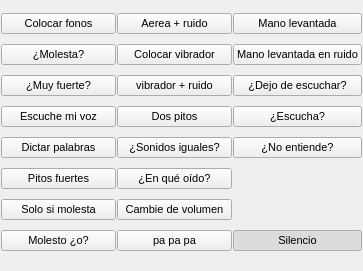
<?xml version="1.0" encoding="UTF-8"?>
<ui version="4.0">
 <class>Form</class>
 <widget class="QWidget" name="Form">
  <property name="geometry">
   <rect>
    <x>0</x>
    <y>0</y>
    <width>363</width>
    <height>271</height>
   </rect>
  </property>
  <property name="windowTitle">
   <string>Form</string>
  </property>
  <layout class="QGridLayout" name="gridLayout">
   <property name="leftMargin">
    <number>1</number>
   </property>
   <property name="topMargin">
    <number>4</number>
   </property>
   <property name="rightMargin">
    <number>1</number>
   </property>
   <property name="bottomMargin">
    <number>4</number>
   </property>
   <property name="spacing">
    <number>1</number>
   </property>
   <item row="14" column="2">
    <widget class="QPushButton" name="btn_act19">
     <property name="font">
      <font>
       <pointsize>8</pointsize>
      </font>
     </property>
     <property name="toolTip">
      <string>&lt;html&gt;&lt;head/&gt;&lt;body&gt;&lt;p&gt;&lt;span style=&quot; background-color:transparent;&quot;&gt;Silencio&lt;/span&gt;&lt;/p&gt;&lt;/body&gt;&lt;/html&gt;</string>
     </property>
     <property name="text">
      <string>Silencio</string>
     </property>
     <property name="checkable">
      <bool>true</bool>
     </property>
     <property name="checked">
      <bool>true</bool>
     </property>
     <property name="autoExclusive">
      <bool>true</bool>
     </property>
     <attribute name="buttonGroup">
      <string notr="true">buttonGroup</string>
     </attribute>
    </widget>
   </item>
   <item row="10" column="0">
    <widget class="QPushButton" name="btn_act5">
     <property name="font">
      <font>
       <pointsize>8</pointsize>
      </font>
     </property>
     <property name="toolTip">
      <string>&lt;html&gt;&lt;head/&gt;&lt;body&gt;&lt;p&gt;&lt;span style=&quot; background-color:transparent;&quot;&gt;AHORA LE VOY A DICTAR UNAS PALABRAS, NECESITO QUE LAS REPITA EN VOZ ALTA Y REPITA SOLO LO QUE ENTIENDA. &lt;/span&gt;&lt;/p&gt;&lt;/body&gt;&lt;/html&gt;</string>
     </property>
     <property name="text">
      <string>Dictar palabras</string>
     </property>
     <property name="checkable">
      <bool>true</bool>
     </property>
     <property name="autoExclusive">
      <bool>true</bool>
     </property>
     <attribute name="buttonGroup">
      <string notr="true">buttonGroup</string>
     </attribute>
    </widget>
   </item>
   <item row="6" column="0">
    <widget class="QPushButton" name="btn_act8">
     <property name="font">
      <font>
       <pointsize>8</pointsize>
      </font>
     </property>
     <property name="toolTip">
      <string>&lt;html&gt;&lt;head/&gt;&lt;body&gt;&lt;p&gt;&lt;span style=&quot; background-color:transparent;&quot;&gt;¿MOLESTA CUANDO LE HABLO?&lt;/span&gt;&lt;/p&gt;&lt;/body&gt;&lt;/html&gt;</string>
     </property>
     <property name="text">
      <string>¿Molesta?</string>
     </property>
     <property name="checkable">
      <bool>true</bool>
     </property>
     <property name="autoExclusive">
      <bool>true</bool>
     </property>
     <attribute name="buttonGroup">
      <string notr="true">buttonGroup</string>
     </attribute>
    </widget>
   </item>
   <item row="12" column="0">
    <widget class="QPushButton" name="btn_act2">
     <property name="font">
      <font>
       <pointsize>8</pointsize>
      </font>
     </property>
     <property name="toolTip">
      <string>&lt;html&gt;&lt;head/&gt;&lt;body&gt;&lt;p&gt;&lt;span style=&quot; background-color:transparent;&quot;&gt;AHORA LE VOY A COLOCAR UNOS PITOS FUERTES, VAN A HACER TODOS FUERTES E IRÁN AUMENTANDO EN VOLUMEN, SERÁN CADA VEZ MÁS FUERTES. NECESITO QUE ME AVISE SI ALGUNO DE ESOS PITOS FUERTES A USTED LE MOLESTA. &lt;/span&gt;&lt;/p&gt;&lt;/body&gt;&lt;/html&gt;</string>
     </property>
     <property name="text">
      <string>Pitos fuertes</string>
     </property>
     <property name="checkable">
      <bool>true</bool>
     </property>
     <property name="autoExclusive">
      <bool>true</bool>
     </property>
     <attribute name="buttonGroup">
      <string notr="true">buttonGroup</string>
     </attribute>
    </widget>
   </item>
   <item row="4" column="0">
    <widget class="QPushButton" name="btn_act1">
     <property name="font">
      <font>
       <pointsize>8</pointsize>
      </font>
     </property>
     <property name="toolTip">
      <string>&lt;html&gt;&lt;head/&gt;&lt;body&gt;&lt;p&gt;&lt;span style=&quot; background-color:transparent;&quot;&gt;LE VOY A COLOCAR ESTOS FONOS, POR ESTOS FONOS USTED VA A ESCUCHAR UNOS PITOS, CADA PITO QUE ESCUCHE NECESITO QUE LEVANTE LA MANO, AUNQUE SUENEN MUY PEQUEÑOS, ME AVISA TODOS LOS PITOS QUE ESCUCHE. &lt;/span&gt;&lt;/p&gt;&lt;/body&gt;&lt;/html&gt;</string>
     </property>
     <property name="text">
      <string>Colocar fonos</string>
     </property>
     <property name="checkable">
      <bool>true</bool>
     </property>
     <property name="autoExclusive">
      <bool>true</bool>
     </property>
     <attribute name="buttonGroup">
      <string notr="true">buttonGroup</string>
     </attribute>
    </widget>
   </item>
   <item row="8" column="0">
    <widget class="QPushButton" name="btn_act7">
     <property name="font">
      <font>
       <pointsize>8</pointsize>
      </font>
     </property>
     <property name="toolTip">
      <string>&lt;html&gt;&lt;head/&gt;&lt;body&gt;&lt;p&gt;&lt;span style=&quot; background-color:transparent;&quot;&gt;¿ESTA MUY FUERTE MI VOZ?&lt;/span&gt;&lt;/p&gt;&lt;/body&gt;&lt;/html&gt;</string>
     </property>
     <property name="text">
      <string>¿Muy fuerte?</string>
     </property>
     <property name="checkable">
      <bool>true</bool>
     </property>
     <property name="autoExclusive">
      <bool>true</bool>
     </property>
     <attribute name="buttonGroup">
      <string notr="true">buttonGroup</string>
     </attribute>
    </widget>
   </item>
   <item row="13" column="0">
    <widget class="QPushButton" name="btn_act3">
     <property name="font">
      <font>
       <pointsize>8</pointsize>
      </font>
     </property>
     <property name="toolTip">
      <string>&lt;html&gt;&lt;head/&gt;&lt;body&gt;&lt;p&gt;&lt;span style=&quot; background-color:transparent;&quot;&gt;SOLO SI MOLESTA EL PITO FUERTE LEVANTE LA MANO. &lt;/span&gt;&lt;/p&gt;&lt;/body&gt;&lt;/html&gt;</string>
     </property>
     <property name="text">
      <string>Solo si molesta</string>
     </property>
     <property name="checkable">
      <bool>true</bool>
     </property>
     <property name="autoExclusive">
      <bool>true</bool>
     </property>
     <attribute name="buttonGroup">
      <string notr="true">buttonGroup</string>
     </attribute>
    </widget>
   </item>
   <item row="14" column="0">
    <widget class="QPushButton" name="pushButton">
     <property name="font">
      <font>
       <pointsize>8</pointsize>
      </font>
     </property>
     <property name="toolTip">
      <string>&lt;html&gt;&lt;head/&gt;&lt;body&gt;&lt;p&gt;&lt;span style=&quot; background-color:transparent;&quot;&gt;¿ESE SONIDO LE MOLESTO O SOLO LO ESCUCHO FUERTE?&lt;/span&gt;&lt;/p&gt;&lt;/body&gt;&lt;/html&gt;</string>
     </property>
     <property name="text">
      <string>Molesto ¿o?</string>
     </property>
     <property name="checkable">
      <bool>true</bool>
     </property>
     <property name="autoExclusive">
      <bool>true</bool>
     </property>
     <attribute name="buttonGroup">
      <string notr="true">buttonGroup</string>
     </attribute>
    </widget>
   </item>
   <item row="9" column="0">
    <widget class="QPushButton" name="btn_act4">
     <property name="font">
      <font>
       <pointsize>8</pointsize>
      </font>
     </property>
     <property name="toolTip">
      <string>&lt;html&gt;&lt;head/&gt;&lt;body&gt;&lt;p&gt;&lt;span style=&quot; background-color:transparent;&quot;&gt;APENAS ESCUCHE MI VOZ, LEVANTE LA MANO. &lt;/span&gt;&lt;/p&gt;&lt;/body&gt;&lt;/html&gt;</string>
     </property>
     <property name="text">
      <string>Escuche mi voz</string>
     </property>
     <property name="checkable">
      <bool>true</bool>
     </property>
     <property name="autoExclusive">
      <bool>true</bool>
     </property>
     <attribute name="buttonGroup">
      <string notr="true">buttonGroup</string>
     </attribute>
    </widget>
   </item>
   <item row="8" column="1">
    <widget class="QPushButton" name="btn_act18">
     <property name="font">
      <font>
       <pointsize>8</pointsize>
      </font>
     </property>
     <property name="toolTip">
      <string>&lt;html&gt;&lt;head/&gt;&lt;body&gt;&lt;p&gt;&lt;span style=&quot; background-color:transparent;&quot;&gt;LE VOY A COLOCAR ESTE APARATO DETRÁS DE SU OREJA, NECESITO QUE ME AVISE LOS PITOS AUNQUE SUENEN MUY BAJITOS. POR LA OTRA OREJA VA UN RUIDO, A ESE RUIDO NECESITO QUE NO LE HAGA CASO Y ME SIGA AVISANDO LOS PITOS QUE ESCUCHE.&lt;/span&gt;&lt;/p&gt;&lt;/body&gt;&lt;/html&gt;</string>
     </property>
     <property name="text">
      <string>vibrador + ruido</string>
     </property>
     <property name="checkable">
      <bool>true</bool>
     </property>
     <property name="autoExclusive">
      <bool>true</bool>
     </property>
     <attribute name="buttonGroup">
      <string notr="true">buttonGroup</string>
     </attribute>
    </widget>
   </item>
   <item row="6" column="1">
    <widget class="QPushButton" name="btn_act17">
     <property name="font">
      <font>
       <pointsize>8</pointsize>
      </font>
     </property>
     <property name="toolTip">
      <string>&lt;html&gt;&lt;head/&gt;&lt;body&gt;&lt;p&gt;&lt;span style=&quot; background-color:transparent;&quot;&gt;LE VOY A COLOCAR ESTE APARATO DETRÁS DE SU OREJA, NECESITO QUE ME AVISE LOS PITOS IGUAL QUE AL COMIENZO DEL EXAMEN, AUNQUE SUENEN MUY BAJOS.&lt;/span&gt;&lt;/p&gt;&lt;/body&gt;&lt;/html&gt;</string>
     </property>
     <property name="text">
      <string>Colocar vibrador</string>
     </property>
     <property name="checkable">
      <bool>true</bool>
     </property>
     <property name="autoExclusive">
      <bool>true</bool>
     </property>
     <attribute name="buttonGroup">
      <string notr="true">buttonGroup</string>
     </attribute>
    </widget>
   </item>
   <item row="4" column="1">
    <widget class="QPushButton" name="pushButton_2">
     <property name="font">
      <font>
       <pointsize>8</pointsize>
      </font>
     </property>
     <property name="toolTip">
      <string>&lt;html&gt;&lt;head/&gt;&lt;body&gt;&lt;p&gt;&lt;span style=&quot; background-color:transparent;&quot;&gt;AHORA VA ESCUCHAR UN RUIDO POR LA OTRA OREJITA, NECESITO QUE NO LE HAGA CASO A ESE RUIDO Y ME SIGA AVISANDO LOS SONIDOS DE ESTA OREJITA&lt;/span&gt;&lt;/p&gt;&lt;/body&gt;&lt;/html&gt;</string>
     </property>
     <property name="text">
      <string>Aerea + ruido</string>
     </property>
     <property name="checkable">
      <bool>true</bool>
     </property>
     <property name="autoExclusive">
      <bool>true</bool>
     </property>
     <attribute name="buttonGroup">
      <string notr="true">buttonGroup</string>
     </attribute>
    </widget>
   </item>
   <item row="9" column="1">
    <widget class="QPushButton" name="btn_act12">
     <property name="font">
      <font>
       <pointsize>8</pointsize>
      </font>
     </property>
     <property name="toolTip">
      <string>&lt;html&gt;&lt;head/&gt;&lt;body&gt;&lt;p&gt;&lt;span style=&quot; background-color:transparent;&quot;&gt;VA A ESCUCHAR DOS PITOS, DE FORMA ALTERNADA, UN OÍDO PRIMERO Y OTRO DESPUÉS. NECESITO QUE ME DIGA SI LOS ESCUCHA IGUAL EN VOLUMEN O UNO MÁS FUERTE QUE OTRO. &lt;/span&gt;&lt;/p&gt;&lt;/body&gt;&lt;/html&gt;</string>
     </property>
     <property name="text">
      <string>Dos pitos</string>
     </property>
     <property name="checkable">
      <bool>true</bool>
     </property>
     <property name="autoExclusive">
      <bool>true</bool>
     </property>
     <attribute name="buttonGroup">
      <string notr="true">buttonGroup</string>
     </attribute>
    </widget>
   </item>
   <item row="10" column="1">
    <widget class="QPushButton" name="btn_act14">
     <property name="font">
      <font>
       <pointsize>8</pointsize>
      </font>
     </property>
     <property name="toolTip">
      <string>&lt;html&gt;&lt;head/&gt;&lt;body&gt;&lt;p&gt;&lt;span style=&quot; background-color:transparent;&quot;&gt;¿LOS ESCUCHO IGUALES? &lt;/span&gt;&lt;/p&gt;&lt;/body&gt;&lt;/html&gt;</string>
     </property>
     <property name="text">
      <string>¿Sonidos iguales?</string>
     </property>
     <property name="checkable">
      <bool>true</bool>
     </property>
     <property name="autoExclusive">
      <bool>true</bool>
     </property>
     <attribute name="buttonGroup">
      <string notr="true">buttonGroup</string>
     </attribute>
    </widget>
   </item>
   <item row="13" column="1">
    <widget class="QPushButton" name="btn_act15">
     <property name="font">
      <font>
       <pointsize>8</pointsize>
      </font>
     </property>
     <property name="toolTip">
      <string>&lt;html&gt;&lt;head/&gt;&lt;body&gt;&lt;p&gt;&lt;span style=&quot; background-color:transparent;&quot;&gt;VA ESCUCHAR UN PITO DE FORMA CONTINUA. NECESITO QUE ME AVISE CUANDO ESE PITO CAMBIE DE VOLUMEN LEVANTANDO LA MANO CADA VEZ QUE OCURRA. &lt;/span&gt;&lt;/p&gt;&lt;/body&gt;&lt;/html&gt;</string>
     </property>
     <property name="text">
      <string>Cambie de volumen</string>
     </property>
     <property name="checkable">
      <bool>true</bool>
     </property>
     <property name="autoExclusive">
      <bool>true</bool>
     </property>
     <attribute name="buttonGroup">
      <string notr="true">buttonGroup</string>
     </attribute>
    </widget>
   </item>
   <item row="12" column="1">
    <widget class="QPushButton" name="btn_act13">
     <property name="font">
      <font>
       <pointsize>8</pointsize>
      </font>
     </property>
     <property name="toolTip">
      <string>&lt;html&gt;&lt;head/&gt;&lt;body&gt;&lt;p&gt;&lt;span style=&quot; background-color:transparent;&quot;&gt;¿QUÉ OÍDO ESCUCHO MÁS FUERTE?&lt;/span&gt;&lt;/p&gt;&lt;/body&gt;&lt;/html&gt;</string>
     </property>
     <property name="text">
      <string>¿En qué oído?</string>
     </property>
     <property name="checkable">
      <bool>true</bool>
     </property>
     <property name="autoExclusive">
      <bool>true</bool>
     </property>
     <attribute name="buttonGroup">
      <string notr="true">buttonGroup</string>
     </attribute>
    </widget>
   </item>
   <item row="9" column="2">
    <widget class="QPushButton" name="btn_act6">
     <property name="font">
      <font>
       <pointsize>8</pointsize>
      </font>
     </property>
     <property name="toolTip">
      <string>&lt;html&gt;&lt;head/&gt;&lt;body&gt;&lt;p&gt;&lt;span style=&quot; background-color:transparent;&quot;&gt;¿ME ESCUCHA?&lt;/span&gt;&lt;/p&gt;&lt;/body&gt;&lt;/html&gt;</string>
     </property>
     <property name="text">
      <string>¿Escucha?</string>
     </property>
     <property name="checkable">
      <bool>true</bool>
     </property>
     <property name="autoExclusive">
      <bool>true</bool>
     </property>
     <attribute name="buttonGroup">
      <string notr="true">buttonGroup</string>
     </attribute>
    </widget>
   </item>
   <item row="8" column="2">
    <widget class="QPushButton" name="btn_act11">
     <property name="font">
      <font>
       <pointsize>8</pointsize>
      </font>
     </property>
     <property name="toolTip">
      <string>&lt;html&gt;&lt;head/&gt;&lt;body&gt;&lt;p&gt;&lt;span style=&quot; background-color:transparent;&quot;&gt;¿LO DEJÓ DE ESCUCHAR?&lt;/span&gt;&lt;/p&gt;&lt;/body&gt;&lt;/html&gt;</string>
     </property>
     <property name="text">
      <string>¿Dejo de escuchar?</string>
     </property>
     <property name="checkable">
      <bool>true</bool>
     </property>
     <property name="autoExclusive">
      <bool>true</bool>
     </property>
     <attribute name="buttonGroup">
      <string notr="true">buttonGroup</string>
     </attribute>
    </widget>
   </item>
   <item row="6" column="2">
    <widget class="QPushButton" name="btn_act16">
     <property name="font">
      <font>
       <pointsize>8</pointsize>
      </font>
     </property>
     <property name="toolTip">
      <string>&lt;html&gt;&lt;head/&gt;&lt;body&gt;&lt;p&gt;&lt;span style=&quot; background-color:transparent;&quot;&gt;VA SENTIR UN RUIDO FUERTE POR EL OÍDO Y UN PITO POR EL MISMO OÍDO, NECESITO QUE MANTENGA LA MANO LEVANTADA TODO EL MOMENTO QUE ESCUCHE EL PITO, SOLO SI LO DEJA DE ESCUCHAR EL PITO BAJARÁ LA MANO, SI ESCUCHA MÁS BAJO EL PITO MANTENGA LA MANO LEVANTADA. &lt;/span&gt;&lt;/p&gt;&lt;/body&gt;&lt;/html&gt;</string>
     </property>
     <property name="text">
      <string>Mano levantada en ruido</string>
     </property>
     <property name="checkable">
      <bool>true</bool>
     </property>
     <property name="autoExclusive">
      <bool>true</bool>
     </property>
     <attribute name="buttonGroup">
      <string notr="true">buttonGroup</string>
     </attribute>
    </widget>
   </item>
   <item row="4" column="2">
    <widget class="QPushButton" name="btn_act10">
     <property name="font">
      <font>
       <pointsize>8</pointsize>
      </font>
     </property>
     <property name="toolTip">
      <string>&lt;html&gt;&lt;head/&gt;&lt;body&gt;&lt;p&gt;&lt;span style=&quot; background-color:transparent;&quot;&gt;VA A ESCUCHAR UN PITO CONTINUO, NECESITO QUE MANTENGA LA MANO LEVANTADA TODO EL MOMENTO QUE ESCUCHE EL PITO. SI LO DEJA DE ESCUCHAR BAJA LA MANO. SI LO ESCUCHA MÁS DESPACIO MANTENGA LA MANO LEVANTADA. &lt;/span&gt;&lt;/p&gt;&lt;/body&gt;&lt;/html&gt;</string>
     </property>
     <property name="text">
      <string>Mano levantada</string>
     </property>
     <property name="checkable">
      <bool>true</bool>
     </property>
     <property name="autoExclusive">
      <bool>true</bool>
     </property>
     <attribute name="buttonGroup">
      <string notr="true">buttonGroup</string>
     </attribute>
    </widget>
   </item>
   <item row="10" column="2">
    <widget class="QPushButton" name="btn_act9">
     <property name="font">
      <font>
       <pointsize>8</pointsize>
      </font>
     </property>
     <property name="toolTip">
      <string>&lt;html&gt;&lt;head/&gt;&lt;body&gt;&lt;p&gt;&lt;span style=&quot; background-color:transparent;&quot;&gt;¿ESCUCHA PERO NO ENTIENDE?&lt;/span&gt;&lt;/p&gt;&lt;/body&gt;&lt;/html&gt;</string>
     </property>
     <property name="text">
      <string>¿No entiende?</string>
     </property>
     <property name="checkable">
      <bool>true</bool>
     </property>
     <property name="autoExclusive">
      <bool>true</bool>
     </property>
     <attribute name="buttonGroup">
      <string notr="true">buttonGroup</string>
     </attribute>
    </widget>
   </item>
   <item row="14" column="1">
    <widget class="QPushButton" name="pushButton_3">
     <property name="font">
      <font>
       <pointsize>8</pointsize>
      </font>
     </property>
     <property name="text">
      <string>pa pa pa</string>
     </property>
     <property name="checkable">
      <bool>true</bool>
     </property>
     <property name="autoExclusive">
      <bool>true</bool>
     </property>
     <attribute name="buttonGroup">
      <string notr="true">buttonGroup</string>
     </attribute>
    </widget>
   </item>
  </layout>
 </widget>
 <resources/>
 <connections/>
 <buttongroups>
  <buttongroup name="buttonGroup"/>
 </buttongroups>
</ui>
